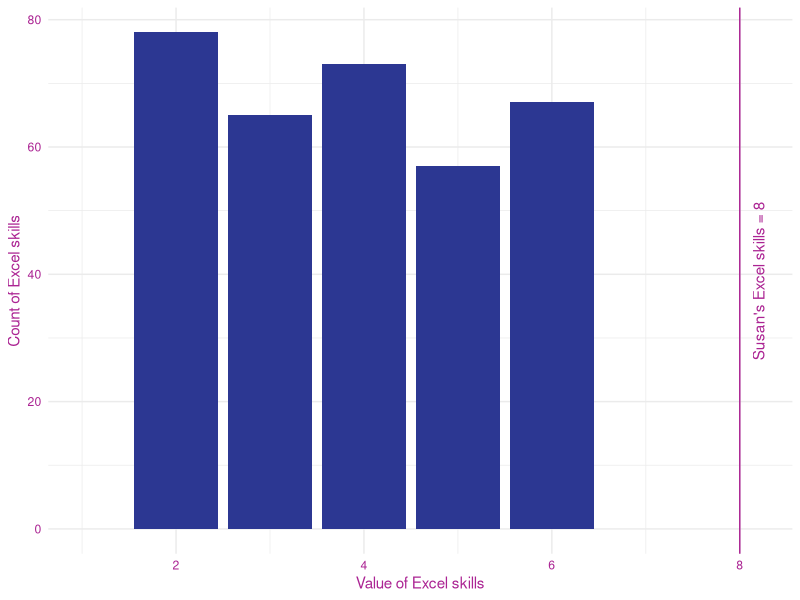
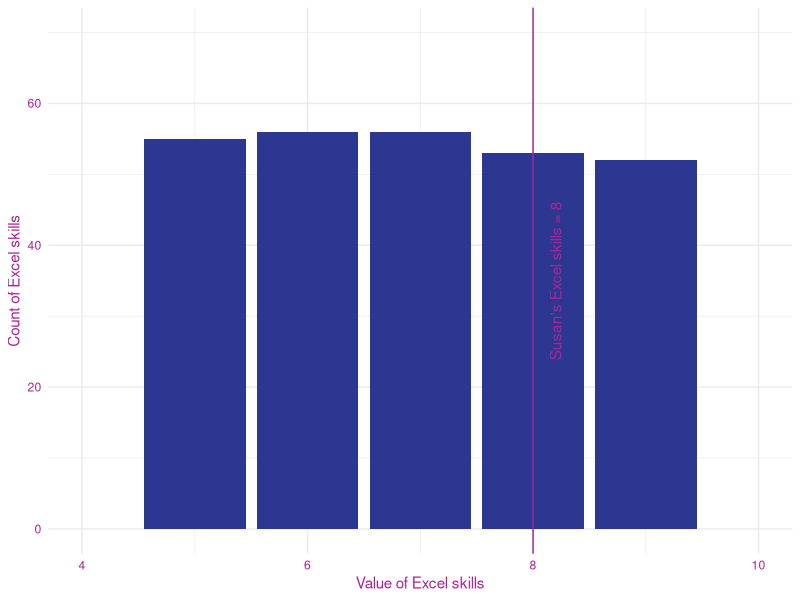

Reproduce these figures in R, in order.
## ---- chunk 1
library(here)
## ---- chunk 2
#| fig-cap: graph showing that Sarah's Excel skills of 8 is an outlier

library(dplyr)
library(ggplot2)

uniform_data <- function(n, dof, lower, upper, val_input, name, varname) {
  data <- tibble(patient = 1:n,
                 val = sample(lower:upper, n, replace = T))
  
  if (dof > 1) {
    for (i in 1:(dof - 1)) {
      data <- data %>% mutate(val = (val_input + sample(lower:upper, n, replace =
                                                          T)))
    }
    data <- data %>% mutate(val = (val / dof))
  }
  
  data |>
    ggplot() +
    geom_bar(aes(val), fill = "#2C3792") +
    geom_vline(xintercept = val_input, color = "#AB2493") +
    xlim(min(lower, val_input), max(upper, val_input + (0.2))) +
    annotate(
      "text",
      x = (val_input + (0.2)),
      y = 0.5 * (max(data %>% count(val))),
      label = paste0(name, "'s ", varname, " = ", val_input),
      angle = 90,
      color = "#AB2493"
    ) +
    xlab(paste0("Value of ", varname)) +
    ylab(paste0("Count of ", varname)) +
    theme_minimal() +
    theme(
      axis.text = element_text(colour = "#AB2493"),
      axis.title = element_text(colour = "#AB2493")
    )
}

uniform_data(400, 1, 1, 6, 8, "Susan", "Excel skills")

uniform_data(400, 1, 4, 10, 8, "Susan", "Excel skills")

## ---- chunk 3
readxl::read_xlsx(here("skills/data/distributions_data.xlsx"))
## ---- chunk 4
#| fig-cap: Frequency distribution of Excel skill with one outlier, labelled "Susan"
# uniform_data(400, 1, 1, 6, 8, "Susan", "Excel skill")
## ---- chunk 5
#| fig-cap: Frequency distribution of Excel skill with one outlier, labelled "Susan"
# uniform_data(400, 1, 1, 6, 7, "Susan", "Excel skill")
